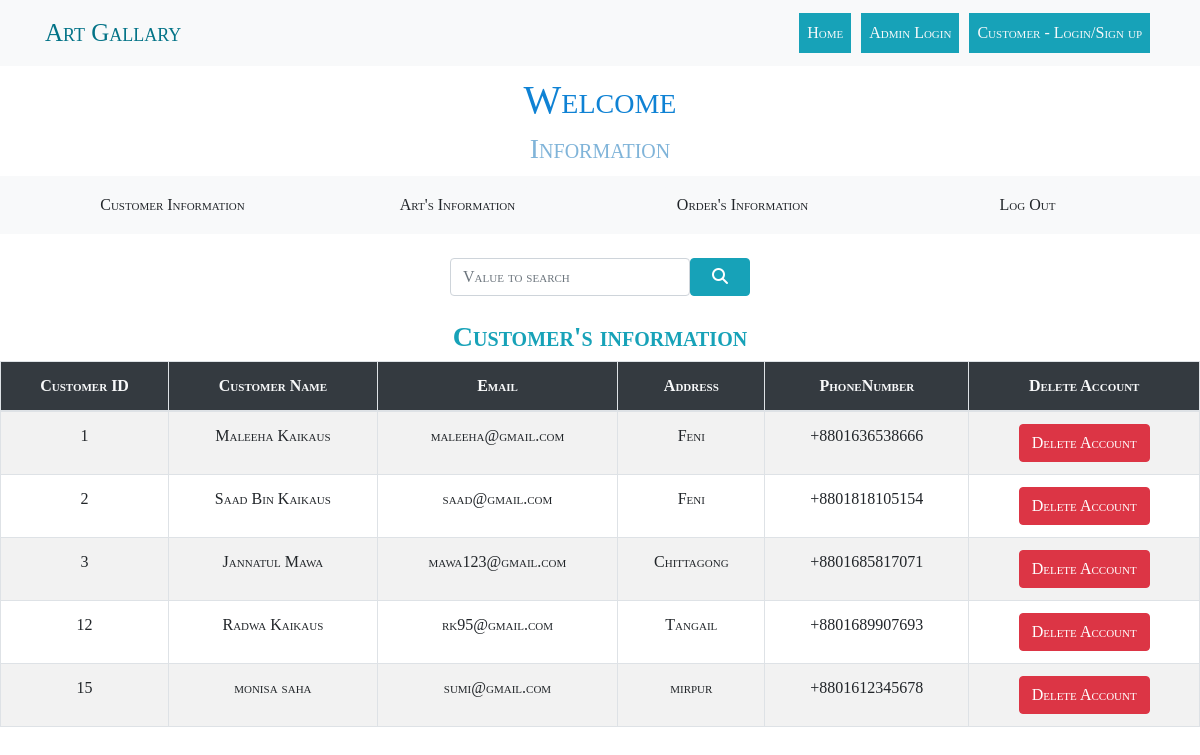
Page /php/customer_table.php on the committed database.
### tables this page shows
CREATE TABLE IF NOT EXISTS `customer_info` (
  `CustomerID` int(100) NOT NULL AUTO_INCREMENT,
  `CustomerName` varchar(255) NOT NULL,
  `Email` varchar(255) NOT NULL,
  `Password` varchar(255) NOT NULL,
  `Address` varchar(255) NOT NULL,
  `PhoneNumber` varchar(14) NOT NULL,
  PRIMARY KEY (`CustomerID`)
);

### php/customer_table.php (the view, shortened to what this page needs)
<?php
include_once('database.php');
if(isset($_POST['search'])){
    $valuetosearch=$_POST['valueTosearch'];
    $query="SELECT * FROM customer_info where concat(`CustomerName`,`Email`,`Address`) LIKE '%$valuetosearch%'";
    $result=mysqli_query($connect,$query);
}
else{
    $query="SELECT * FROM customer_info";
    $result=mysqli_query($connect,$query);
    $valuetosearch="";
}
?>
<!DOCTYPE html>
<html lang="en">
<head>
    <link href="https://stackpath.bootstrapcdn.com/font-awesome/4.7.0/css/font-awesome.min.css" rel="stylesheet">
    <link rel="stylesheet" href="../css/bootstrap.min.css">
    <link rel="stylesheet" href="../css/animate.css">
    <link rel="stylesheet" href="../css/index.css">
    <link rel="stylesheet" href="../css/admin_query.css">
</head>
<body>
    <nav class="navbar navbar-expand-lg navbar-light bg-light">
        <div class="container">
            <a class="navbar-brand logo" href="#">Art Gallary</a>
            <div class="collapse navbar-collapse" id="navbarSupportedContent">
                <ul class="navbar-nav ml-auto">
                    <li class="nav-item active bg-info" style="margin: 5px">
                        <a class="nav-link text-light" href="index.php">Home <span class="sr-only">(current)</span></a>
                    </li>
                    <li class="nav-item bg-info" style="margin: 5px">
                        <a class="nav-link text-light" href="admin_login.php">Admin Login</a>
                    </li>
                    <li class="nav-item bg-info" style="margin: 5px">
                        <a class="nav-link text-light" href="customer_login.php">Customer - Login/Sign up</a>
                    </li>
                </ul>
            </div>
        </div>
    </nav>
    <div class="container heading">
        <h1>Welcome <?php echo $row['AdminName'];?></h1>
        <h3>Information</h3>
    </div>
    <div class="menu bg-light">
        <div class="container">
            <div class="row text-center info">
                <div class="col-sm">
                    <a href="customer_table.php" class="btn btn-light">Customer Information</a>
                </div>
                <div class="col-sm">
                    <a href="art_table.php" class="btn btn-light">Art's Information</a>
                </div>
                <div class="col-sm">
                <a href="order_table.php" class="btn btn-light">Order's Information</a>
                </div>
                <div class="col-sm">
                <a href="index.php" class="btn  btn-light">Log Out</a>
                </div>
            </div>
        </div>
    </div>
    <br>
    <form action="customer_table.php" method="POST">
        <div class="input-group align-self-center">
            <div class="form-outline" style="margin-left: 37.5vw; width: 20vw;">
            <input type="search" id="form1" class="form-control" name="valueTosearch" placeholder="Value to search" value="<?php echo $valuetosearch;?>"/>
            </div>
            <button type="submit" class="btn btn-info" name="search" style="width: 5vw">
                <i class="fas fa-search"></i>
            </button>
        </div>
        <br>
                    <h3 CLASS="text-info font-weight-bolder text-center"> Customer's information</h3>
                    <table class="table table-striped table-hover table-bordered ">
                        <thead class="bg-dark text-light text-center">
                            <th>Customer ID</th>
                            <th>Customer Name</th>
                            <th>Email</th>
                            <th>Address</th>
                            <th>PhoneNumber</th>
                            <th>Delete Account</th>
                        </thead>
                    <?php
                            while($row=mysqli_fetch_array($result)):
                            ?>
                        <tr class="text-center">
                            <td><?php echo $row['CustomerID'];?></td>
                            <td><?php echo $row['CustomerName'];?></td>
                            <td><?php echo $row['Email'];?></td>
                            <td><?php echo $row['Address'];?></td>
                            <td><?php echo $row['PhoneNumber'];?></td>
                            <td><a href="customer_table.php?delete=<?php echo $row['CustomerID'];?>" class="btn  btn-danger">Delete Account</a></button></td>
                        </tr>
                        <?php endwhile ; ?>
                    </table>
                    </form>
</body>
</html>

### css/index.css (style rules this page uses)
* { margin: 0; padding: 0; font-family: 'Times New Roman', Times, serif; font-variant: small-caps; }
.logo { font-family: cursive; font-size: 25px; color: rgb(3, 115, 135)!important; }

### css/admin_query.css (style rules this page uses)
* { margin: 0; padding: 0; font-family: 'Times New Roman', Times, serif; font-variant: small-caps; }
.heading { text-align: center; margin: 10px auto; color: rgb(15, 130, 212); }
.heading h3 { color: rgb(128, 180, 217); }
.info .col-sm { padding: 10px; font-size: 20px; }

### rows in the picture
customer_info: CustomerID "1", CustomerName "Maleeha Kaikaus", Email "maleeha@gmail.com", Address "Feni", PhoneNumber "+8801636538666"
customer_info: CustomerID "2", CustomerName "Saad Bin Kaikaus", Email "saad@gmail.com", Address "Feni", PhoneNumber "+8801818105154"
customer_info: CustomerID "3", CustomerName "Jannatul Mawa", Email "mawa123@gmail.com", Address "Chittagong", PhoneNumber "+8801685817071"
customer_info: CustomerID "12", CustomerName "Radwa Kaikaus", Email "rk95@gmail.com", Address "Tangail", PhoneNumber "+8801689907693"
customer_info: CustomerID "15", CustomerName "monisa saha", Email "sumi@gmail.com", Address "mirpur", PhoneNumber "+8801612345678"
